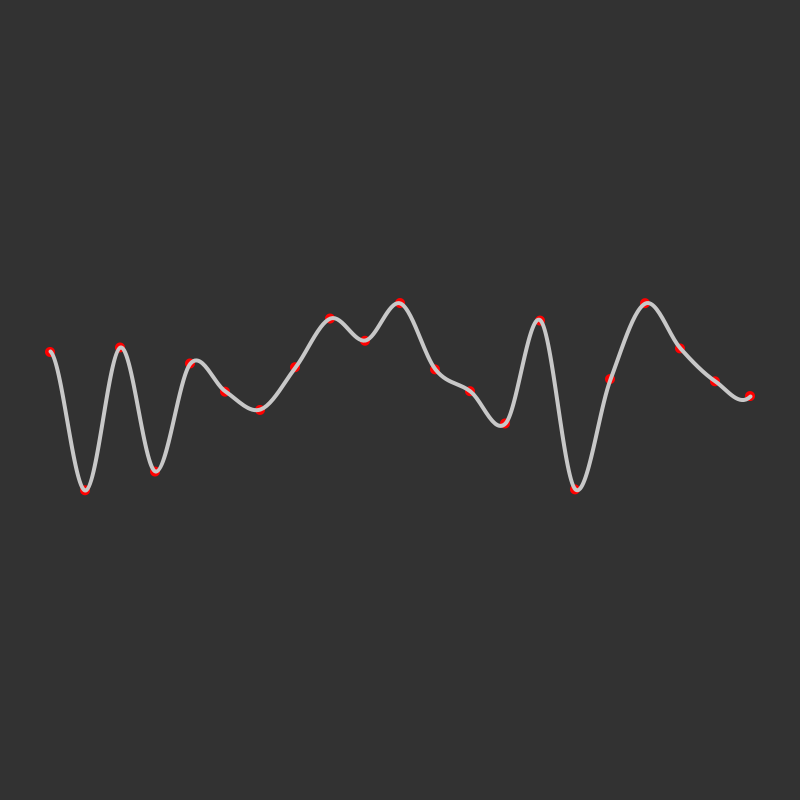
Frame 1 (no input)
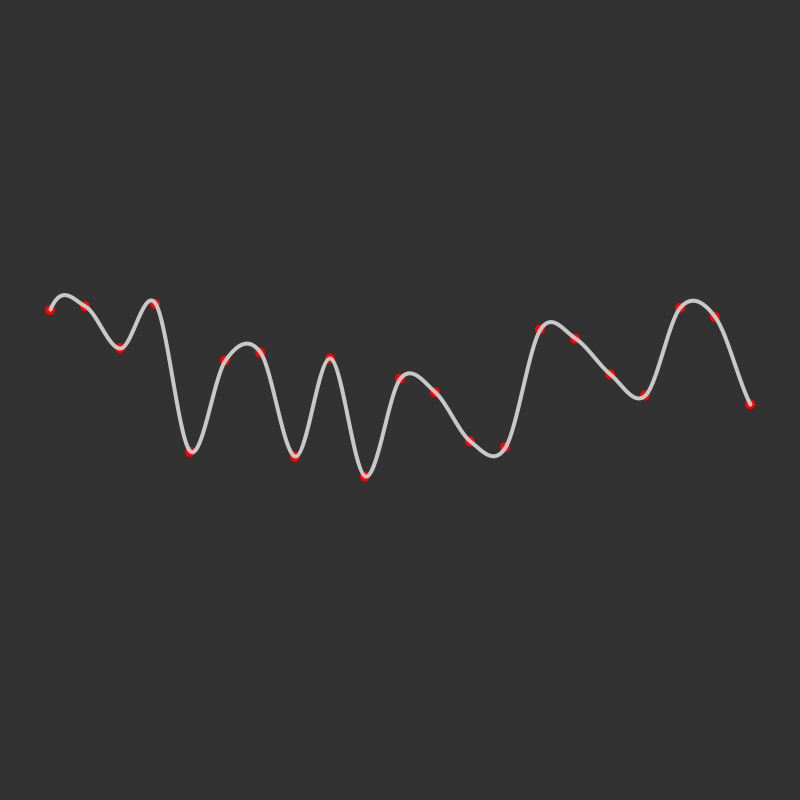
Frame 2 (the mouse pressed at the canvas centre, redrawn once)

The Processing sketch that drew these frames (run headless with seeded random() and noise(); the mouse was pressed at the canvas centre and the sketch redrawn once):

// Processing sketch: Structure_10_Lines_Curved_Accuracy
// ── Structure_10_Lines_Curved_Accuracy.pde
//KP S25 DMP
//Programming Data Visualition 
//DataVis Processing Toolkit
int margin = 50;
int pointCount = 20;

void setup() {
  size(800, 800);
  noLoop();
}

void draw() {
  background(50);
  float pointGap = (width-2*margin)/pointCount;
  beginShape();
  curveVertex(margin-pointGap, height/2+random(-100, 100));
  for (int i=0; i<=pointCount; i++) {
    float posX = i*pointGap+margin;
    float posY = height/2+random(-100, 100);
    noStroke();
    fill(255, 0, 0);
    ellipse(posX, posY, 10, 10);
    stroke(200);
    noFill();
    strokeWeight(4);
    curveVertex(posX, posY);
  }
  curveVertex((pointCount+1)*pointGap+margin, height/2+random(-100, 100));
  endShape();
}
